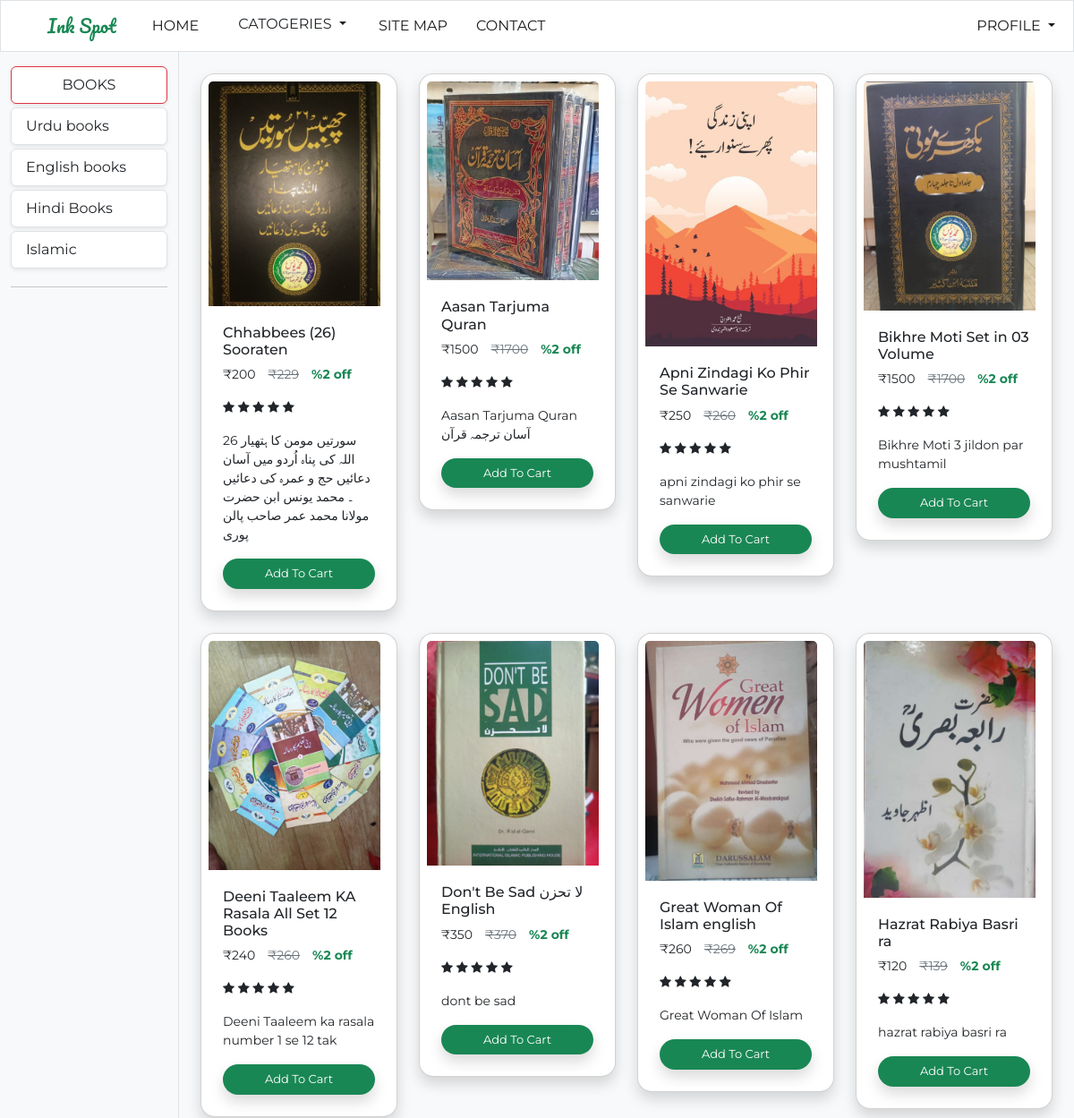
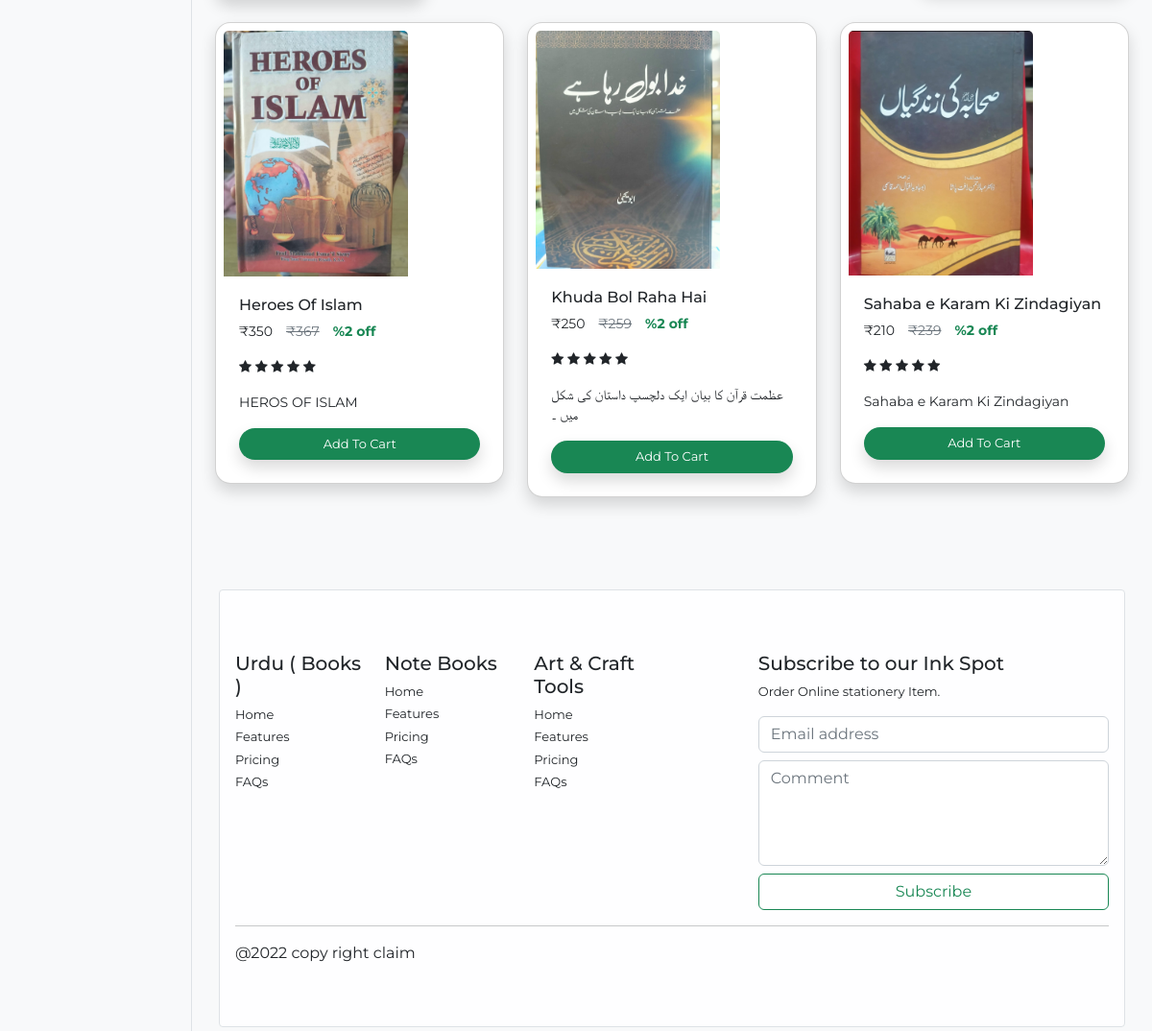
/book/, run on the app's committed database (2 pictures, top to bottom).
### Ink_Spot/models/b_catogeries.py (models this page shows, shortened)
class B_categories(models.Model):
    name = models.CharField(max_length=20)

### Ink_Spot/models/book.py (models this page shows, shortened)
class Book(models.Model):
    name = models.CharField(max_length=40)
    a_uth = models.CharField(max_length=40)
    price = models.IntegerField(default=0)
    discount = models.IntegerField(default=0)
    language = models.CharField(max_length=10)
    image = models.ImageField(upload_to="Uploads\Books")
    image_1 = models.ImageField(upload_to="Uploads\Books")
    image_2 = models.ImageField(upload_to="Uploads\Books")
    desc = models.CharField(max_length=500)
    b_categories = models.ForeignKey(B_categories,on_delete=models.CASCADE, default=1)

### Ink_Spot/views.py (the view)
# urls.py: path('book/',book),
def book(request):
    return render(request, 'book.html',bdata)

### templates/book.html (shortened to what this page needs)
{% extends 'base.html' %}
{% block content %}
<div class="row mx-auto bg-light"  >
  <div class="col-lg-2 mx-auto mt border-end ">
    <div class="list-group mt-3 "   >
      <a href="/" class="list-group-item list-group-item-action border rounded-2 mb-1 text-center border-danger shadow-sm"><script src="https://cdn.lordicon.com/qjzruarw.js"></script>
 BOOKS</a>
    </div>
    {% for i in b_catogereis %}
    <div class="list-group  ">
      <a href="/?cetogery={{i.id}}" class="list-group-item mb-1 list-group-item-action border rounded-6 shadow-sm " >
        </lord-icon>{{i.name}}</a>
    </div>
    {% endfor %}
    <hr>
  </div>
  <div class="col-lg-10">
    <div class="container-fluid w-100 ">
      <div class="row">
            {% for i in book %}
            <div class="col ">
              <div class="mt-4 card  shadow  borer border-rounded rounded-4 p-2" >
                <img src="{{i.image.url}}" class="card-img-top text-center" style="width: 12rem;" alt="..." >
                <div class="card-body">
                  <p class=" h6 card-title larg mt-1">{{i.name}}</p>
                    <p class="small"><span>&#8377;</span>{{i.price}}&emsp;<del class=" disabled text-secondary"><span>&#8377;</span>{{i.discount}}</del>&emsp;<b class="text-success">%2 off</b></p>
                    <p class="small">
                      <span class="fa fa-star checked"></span>
                      <span class="fa fa-star checked"></span>
                      <span class="fa fa-star checked"></span>
                      <span class="fa fa-star"></span>
                      <span class="fa fa-star"></span>
                      <p class="small">
                    {{i.desc}}
                  </p>
                  <button class="btn  border-rounded border-opacity-75 bg-success rounded-5 shadow  w-100 text-white" style="height:2rem;font-size: small;height: auto; ">Add To Cart</button>
              </div>
           </div>
          </div>
           {% endfor %}
</div>
{% endblock %}

### data on the page
B_categories: name "Urdu books"
B_categories: name "English books"
B_categories: name "Hindi Books"
B_categories: name "Islamic"
Book: image (picture), name "Chhabbees (26) Sooraten", price "200", discount "229", desc "26 سورتیں مومن کا ہتھیار اللہ کی پناہ اُردو میں آسان دعائیں حج و عمرہ کی دعائیں ۔ محمد یونس ابن حضرت مولانا محمد عمر صاحب پالن پوری"
Book: image (picture), name "Aasan Tarjuma Quran", price "1500", discount "1700", desc "Aasan Tarjuma Quran آسان ترجمہ قرآن"
Book: image (picture), name "Apni Zindagi Ko Phir Se Sanwarie", price "250", discount "260", desc "apni zindagi ko phir se sanwarie"
Book: image (picture), name "Bikhre Moti Set in 03 Volume", price "1500", discount "1700", desc "Bikhre Moti 3 jildon par mushtamil"
Book: image (picture), name "Deeni Taaleem KA Rasala All Set 12 Books", price "240", discount "260", desc "Deeni Taaleem ka rasala number 1 se 12 tak"
Book: image (picture), name "Don't Be Sad لا تحزن English", price "350", discount "370", desc "dont be sad"
Book: image (picture), name "Great Woman Of Islam english", price "260", discount "269", desc "Great Woman Of Islam"
Book: image (picture), name "Hazrat Rabiya Basri ra", price "120", discount "139", desc "hazrat rabiya basri ra"
Book: image (picture), name "Heroes Of Islam", price "350", discount "367", desc "HEROS OF ISLAM"
Book: image (picture), name "Khuda Bol Raha Hai", price "250", discount "259", desc "عظمت قرآن کا بیان ایک دلچسپ داستان کی شکل میں ۔"
Book: image (picture), name "Sahaba e Karam Ki Zindagiyan", price "210", discount "239", desc "Sahaba e Karam Ki Zindagiyan"
